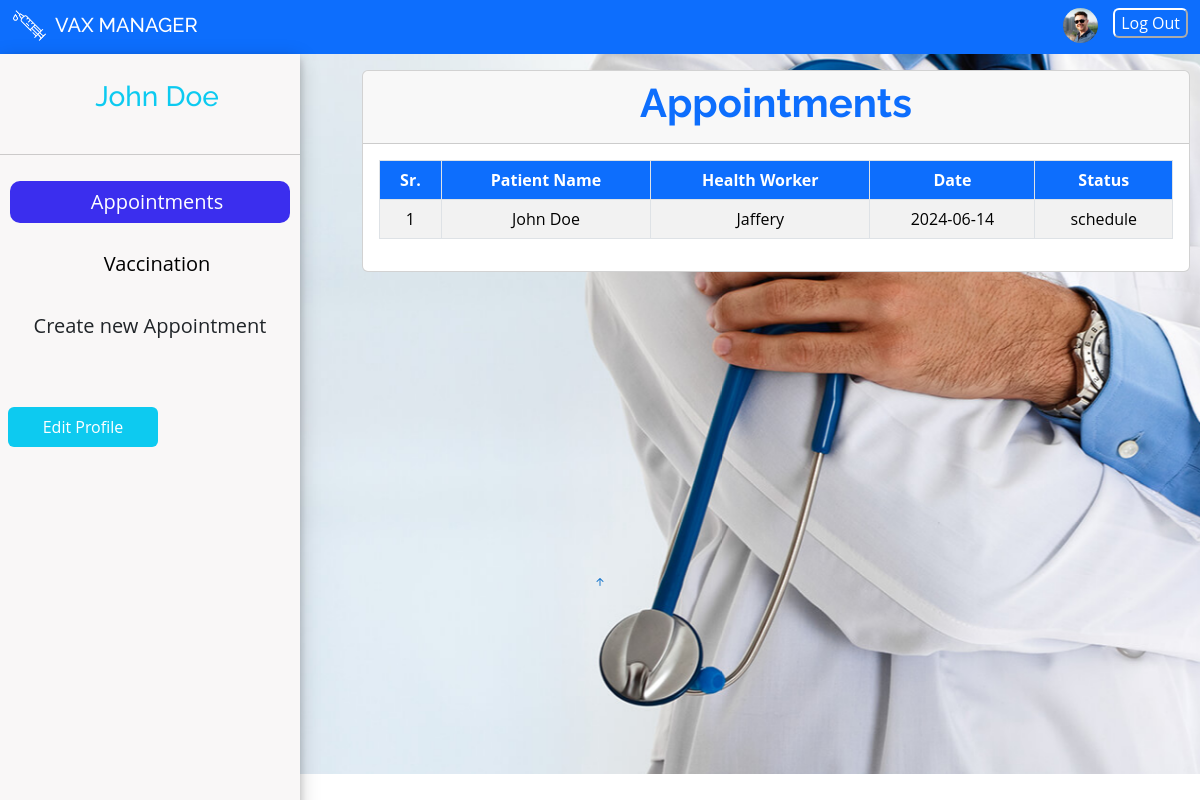
The app's page /patient (signed in) with its own data.
### tables this page shows
CREATE TABLE `appointments` (
  `id` int(11) NOT NULL,
  `patient_id` int(11) NOT NULL,
  `hw_id` int(11) NOT NULL,
  `apt_Date` date NOT NULL,
  `apt_Status` varchar(255) NOT NULL,
  `created_at` timestamp NOT NULL DEFAULT current_timestamp(),
  `updated_at` timestamp NOT NULL DEFAULT current_timestamp() ON UPDATE current_timestamp(),
  `deleted_at` timestamp NULL DEFAULT NULL
);

CREATE TABLE `users` (
  `id` int(11) NOT NULL,
  `name` varchar(255) NOT NULL,
  `email` varchar(255) NOT NULL,
  `password` varchar(255) NOT NULL,
  `DOB` date NOT NULL,
  `role_id` int(11) NOT NULL,
  `city_id` int(11) NOT NULL,
  `created_at` timestamp NOT NULL DEFAULT current_timestamp(),
  `updated_at` timestamp NOT NULL DEFAULT current_timestamp() ON UPDATE current_timestamp(),
  `deleted_at` timestamp NULL DEFAULT NULL
);

### controllers/patient/index.php (called while the page is built, shortened)
<?php
require 'model/getData.php';
$appointments = loadAppoitments();
require 'views/patient/index.view.php';

### index.php (called while the page is built, shortened)
<?php
require 'model/Database.php';
require 'core/Router.php';
$router = new Router();
$uri = isset($_GET['url']) ? $_GET['url'] : '/';
$method = $_POST['_method'] ?? $_SERVER['REQUEST_METHOD'];
try {
  $router->route($uri, $method);
} catch (ValidationException $exception) {
  Session::flash('errors', $exception->getErrors());
  Session::flash('old', $exception->getOld());
  $previous_url = $_SERVER['HTTP_REFERER'];
  header("location: $previous_url");
  exit();
}

### model/Database.php (called while the page is built, shortened)
<?php
class Database
{
    public $connection;
    public function __construct(){
        $dsn = 'mysql:host=localhost;dbname=vax_management_system';
        $this->connection = new PDO($dsn,'root', '');
    }
    public function query($query, $params = []){
        $this->statement = $this->connection->prepare($query);
        $this->statement->execute($params);
        return $this->statement;
    }
}

### model/getData.php (called while the page is built, shortened)
<?php
$db = new Database();
try {
    $provinces = $db->query('SELECT * FROM provinces')->fetchAll(PDO::FETCH_ASSOC);
    return $provinces;
} catch (PDOException $e) {
    echo "Database Error: " . $e->getMessage();
    exit();
}
function loadAppoitments(){
    $db = new Database();
    try {
        $appointments = $db->query('SELECT
        appointments.id AS appointment_id,
        patient_user.name AS patient_name,
        health_worker_user.name AS health_worker_name,
        appointments.apt_Date AS appointment_date,
        appointments.apt_Status AS appointment_status
        FROM
        appointments
        JOIN
        patients ON appointments.patient_id = patients.id
        JOIN
        users AS patient_user ON patients.userId = patient_user.id
        JOIN
        health_workers ON appointments.hw_id = health_workers.id
        JOIN
        users AS health_worker_user ON health_workers.userId = health_worker_user.id
        WHERE
        appointments.deleted_at IS NULL;')->fetchAll(PDO::FETCH_ASSOC);
        return $appointments;
        } catch (PDOException $e) {
        echo "Database Error: " . $e->getMessage();
        exit();
        }
 }

### views/patient/index.view.php (the view, shortened to what this page needs)
<?php
require 'views/partials/header.php';
require 'views/partials/nav.php';
?>
<section
      id="hero">
    <div class="mySidebar">
    <h3 class="text-info text-center mb-4">
        <?php echo $_SESSION['user']['userName']?>
</h3>
<hr>
      <button class="myActive-button mySidebar-btn " onclick="hwappointment_card()" id="hwappointment">Appointments</button>
      <button class="mySidebar-btn" onclick="hwvaccination_card()" id="hwvaccination">Vaccination</button>
      <a
          href="appointment"
          class="mySidebar-btn mt-2 mx-2 text-center btn text-dark text-decoration-none p-2 rounded"
          >Create new Appointment</a>
      <a
          href="editProfile?id=<?=$_SESSION['user']['curUserId']?>"
          class="bg-info w-50 mt-5 mx-2 text-center text-white text-decoration-none p-2 rounded"
          >Edit Profile</a>
    </div>
 <div class="container" id="myContainer">
      <div class="row mt-2">
        <div class="col">
          <div id="hwappointment_card" class="card mt-2">
            <div class="card-header">
      <h3 class="display-6 fw-bold text-center text-primary">Appointments</h3>
    </div>
    <div class="card-body">
      <table id="table" class="table table-bordered table-striped text-center">
        <thead>
        <tr>
        <th class="bg-primary text-white text-center">Sr.</th>
          <th class="bg-primary text-white text-center">Patient Name</th>
          <th class="bg-primary text-white text-center">Health Worker</th>
          <th class="bg-primary text-white text-center">Date</th>
          <th class="bg-primary text-white text-center">Status</th>
        </tr>
        </thead>
        <tbody id="appointment_data">
        <?php
              $sn = 1;
              foreach ($appointments as $appointment){
                if($appointment['patient_name'] == $_SESSION['user']['userName']){
                ?>
                <tr>
                <td> <?= $sn?></td>
                <td><?= $appointment['patient_name'] ?></td>
                <td><?= $appointment['health_worker_name'] ?></td>
                <td><?= $appointment['appointment_date'] ?></td>
                <td><?= $appointment['appointment_status'] ?></td>
              </tr>
              <?php $sn++; } }
              ?>
        </tbody>
      </table>
    </div>
          </div>
        </div>
      </div>
    </div>
    </section>
    <?php
require 'views/partials/bottom.php';

### core/Router.php (shortened to what this page needs)
<?php
class Router
{
    protected $routes = [];
    public function add($method, $uri, $controller)
    {
        $this->routes[] = [
            'uri' => $uri,
            'controller' => $controller,
            'method' => $method,
            'middleware' => null
        ];
        return $this;
    }
    public function only($key)
    {
        $this->routes[array_key_last($this->routes)]['middleware'] = $key;
        return $this;
    }
    public function route($uri, $method)
     {
        foreach ($this->routes as $route) {
            if ($route['uri'] == $uri && $route['method'] == strtoupper($method)) {
                return require $route['controller'];
            }
        }
    }
}

### assets/css/style.css (style rules this page uses)
body { font-family: "Open Sans", sans-serif; color: #444444; }
a { color: #1977cc; text-decoration: none; }
h1, h2, h3, h4, h5, h6 { font-family: "Raleway", sans-serif; }
#hero { padding-top: 0; width: 100%; overflow-x: hidden; height: 90vh; background: url("../img/hero-bg.jpg") top center; background-size: cover; margin-bottom: -200px; }
#hero .container { position: relative; }
#hero .mySidebar { margin: 0; padding: 0; width: 300px; background-color: #f9f7f7; box-shadow: 0 4px 8px 0 rgba(0, 0, 0, 0.2), 0 6px 20px 0 rgba(0, 0, 0, 0.19); position: fixed; height: 100%; overflow: auto; display: flex; flex-direction: column; border: none; }
.mySidebar h3 { margin-top: 20px; padding: 6px 16px 0 30px; }
.mySidebar-btn { display: block; color: black; font-size: 20px; padding: 6px 16px 6px 30px; margin: 10px 10px; border-radius: 10px; border: none; text-decoration: none; background-color: transparent; }
.myActive-button { background-color: #3b2eee; color: white; }
#hero #myContainer { margin-left: 350px; padding-right: 300px; }
@media (min-width: 1024px) { #hero { background-attachment: fixed; } }
section { padding: 60px 0; overflow: hidden; }

### records on screen
appointments: users.name "John Doe", users.name "Jaffery", apt_Date "2024-06-14", apt_Status "schedule"
